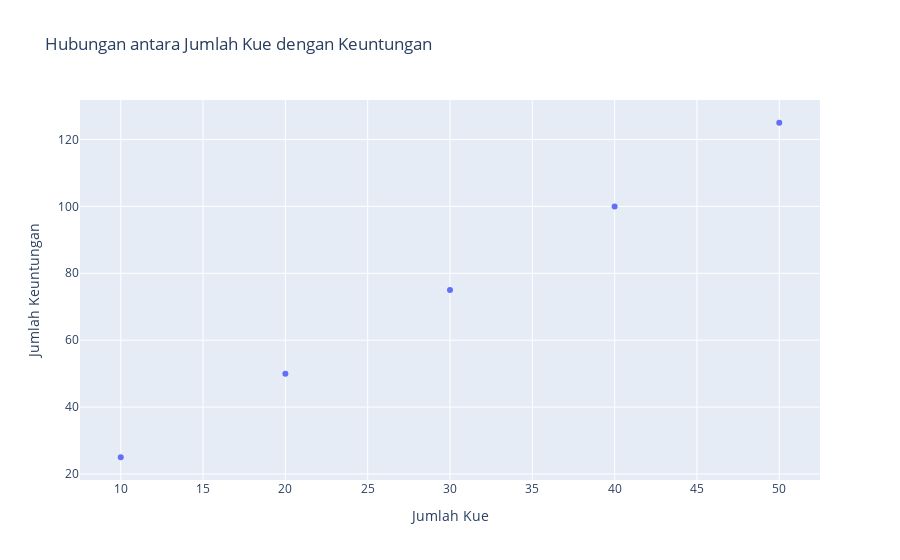

Here is the notebook cell this chart was saved with:
### Code cell
# hubungan antara kedua variabel
grafik = go.Figure()
grafik.add_trace(go.Scatter(x=jum_kue, y=keuntungan, mode='markers',))
grafik.update_layout(title='Hubungan antara Jumlah Kue dengan Keuntungan',
                     xaxis_title='Jumlah Kue',
                     yaxis_title='Jumlah Keuntungan')
grafik.show()

### Figure 1 — Plotly figure (JSON) as saved in the notebook; plotly's stock layout.template omitted (floating-point values rounded to 4 significant figures)
{"data": [{"mode": "markers", "type": "scatter", "x": [10, 20, 30, 40, 50], "y": [25, 50, 75, 100, 125]}], "layout": {"title": {"text": "Hubungan antara Jumlah Kue dengan Keuntungan"}, "xaxis": {"title": {"text": "Jumlah Kue"}}, "yaxis": {"title": {"text": "Jumlah Keuntungan"}}}}
